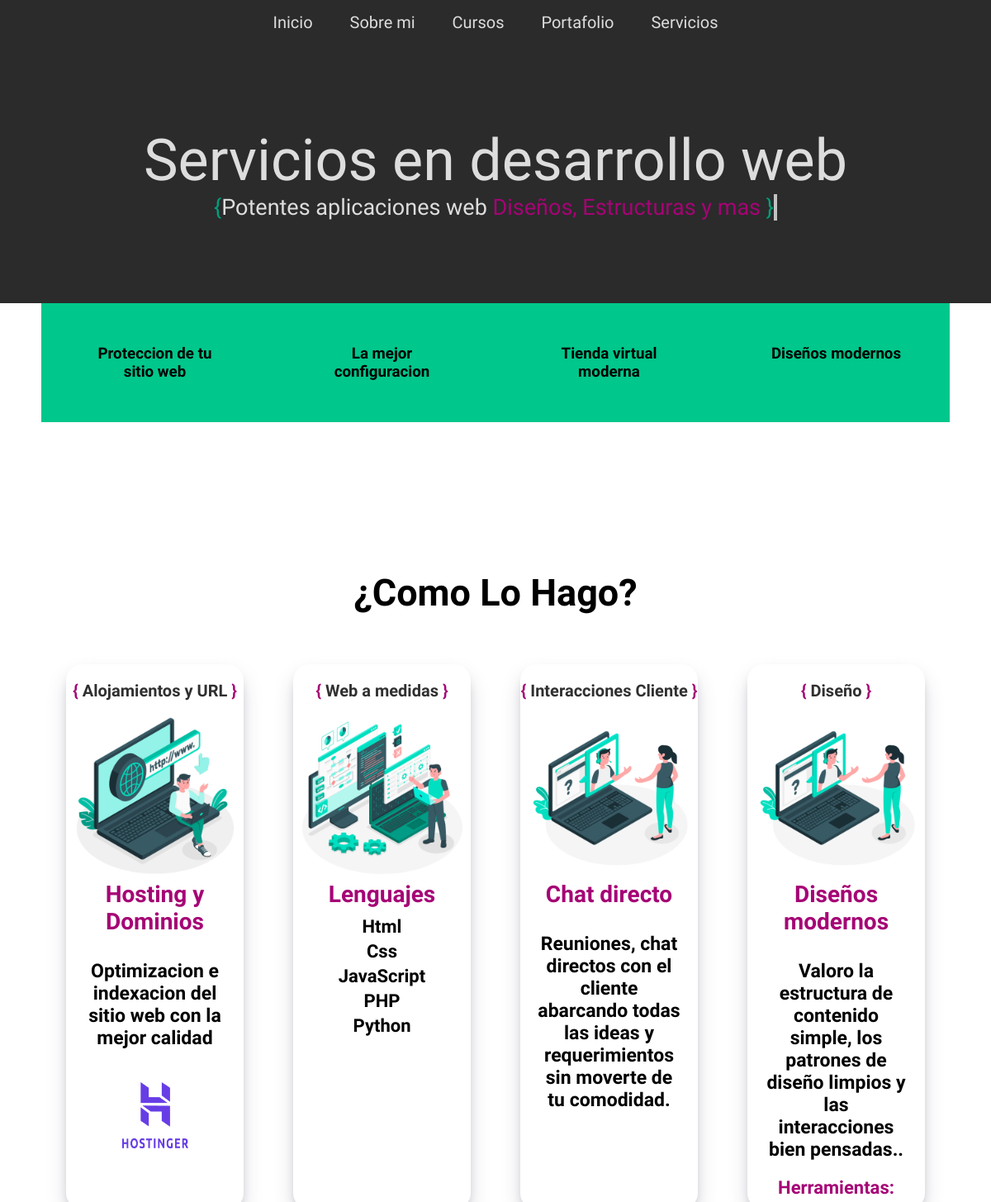
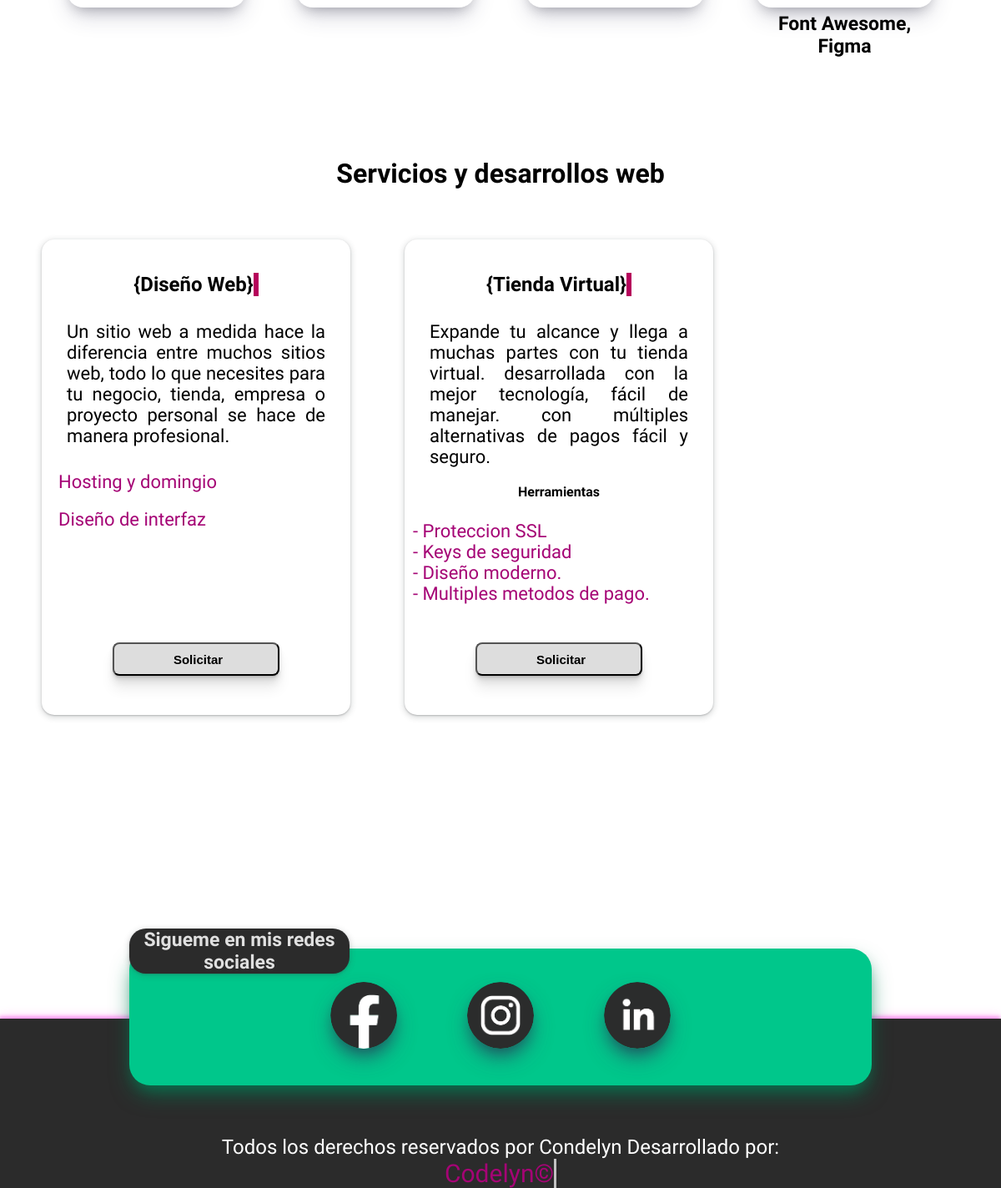
Screenshot of /servicios with the database file from the repository (2 pictures, top to bottom).
### portafolio/models.py (models this page shows, shortened)
class Page(models.Model):
    title = models.CharField(max_length=100, verbose_name="titulo")
    content = RichTextField(verbose_name="contenido")
    slug = models.CharField(unique=True, max_length=100, verbose_name="slug")
    visible = models.BooleanField(verbose_name="¿visible?")
    created_at = models.DateTimeField(auto_now=True, verbose_name="Creado el")
    updated_at = models.DateField(auto_now=True, verbose_name="Actualizado el")
    class Meta:
        verbose_name = "Página"
        verbose_name_plural = "Páginas"

class Service(models.Model):
    name = models.CharField(max_length=30, verbose_name="nombre")
    description = models.TextField(max_length=250, verbose_name="descipcion")
    subservices = RichTextField(verbose_name="sub-servicios")
    image = models.ImageField(default='null' ,upload_to="servicios", verbose_name="imagen")
    created_at = models.DateTimeField(auto_now_add=True, verbose_name="fecha creacion")
    updated_at = models.DateTimeField(auto_now=True, verbose_name="fecha actualizacion")
    class meta:
        verbose_name = "Servicio"
        verbose_name_plural = "Servicios"

### portafolio/views.py (the view, shortened to what this page needs)
# urls.py: path('<str:slug>', views.page, name="page"),
def page(request, slug):
    lenguaje = {
        'Python': '<i class="bi bi-filetype-py"></i>',
        'Wordpress': '<i class="bi bi-wordpress"></i>',
        'PHP': '<i class="bi bi-filetype-php"></i>',
        'Laravel': 'Laravel',
        'JavaScript': 'Javascript',
        'CSS': '<i class="bi bi-filetype-css"></i>',
    }
    articulos = Article.objects.all()
    paginator_articulos = Paginator(articulos, 3)
    page_number = request.GET.get('page')
    page_obj = paginator_articulos.get_page(page_number)
    proyectos = Proyect.objects.all()
    paginator = Paginator(proyectos, 2)
    page = request.GET.get('page')
    page_proyectos = paginator.get_page(page)
    perfiles = Perfil.objects.all()
    if slug == slug:
        page = Page.objects.get(slug=slug)
    else:
        return render(request, '404.html')
    cursos = Curso.objects.all()
    servicios = Service.objects.all()
    formulario = FormContact()
    return render(request, 'page.html', {
        "page": page,
        "proyectos": page_proyectos,
        "lenguaje": lenguaje,
        "articulos": page_obj,
        "cursos": cursos,
        "perfiles": perfiles,
        "servicios": servicios,
        "form": formulario,
    })

### portafolio/context_processors.py (called while the page is built)
def get_pages(request):
    pages = Page.objects.values_list('id', 'title', 'slug', 'visible')
    slugs = Page.objects.all()
    return {
        'pages': pages,
        'slugs': slugs,
    }

### portafolio/templates/page.html (shortened to what this page needs)
{% extends 'layout.html' %}
{% load static %}
{% block content %}
        {% if page.slug == 'servicios' %}
            <section class="min-info">
                <div class="mini-menu">
                    <h3>Proteccion de tu sitio web<h3>
                </div>
                <div class="mini-menu">
                    <h3>La mejor configuracion<h3>
                </div>
                <div class="mini-menu">
                    <h3>Tienda virtual moderna<h3>
                </div>
                <div class="mini-menu">
                    <h3>Diseños modernos<h3>
                </div>
            </section>
            <div class="titulo">
            </div>
        <h2 class="sub-titulo">¿Como lo hago?<h2>
        <section class="section-2">
                <div id="card-1">
                    <h3><span id="card-1-titulo">{</span> Alojamientos y URL <span id="card-1-titulo">}</span></h3>
                    <img src="../static/images/www.jpg" alt="">
                    <h4>Hosting y Dominios</h4>
                    <p>Optimizacion e indexacion del sitio web con la mejor calidad</p>
                    <img src="../static/images/Hostinger_Logotype.png"  id="img-hosting" alt="">
               </div>
               <div id="card-1">
                    <h3><span id="card-1-titulo">{</span> Web a medidas <span id="card-1-titulo">}</span></h3>
                    <img src="../static/images/optimizacion.jpg"  alt="">
                    <h4>Lenguajes</h4>
                    <ul class="list-unstyled">
                        <li>Html</li>
                        <li>Css</li>
                        <li>JavaScript</li>
                        <li>PHP</li>
                        <span><li>Python</li></span>
                    </ul>
               </div>
               <div id="card-1">
                    <h3><span id="card-1-titulo">{</span> Interacciones Cliente <span id="card-1-titulo">}</span></h3>
                    <img src="../static/images/cliente.jpg" alt="">
                    <h4>Chat directo</h4>
                    <p>Reuniones, chat directos con el cliente abarcando todas las ideas y requerimientos sin moverte de tu comodidad.</p>
                </div>
                <div id="card-1">
                    <h3><span id="card-1-titulo">{</span> Diseño <span id="card-1-titulo">}</span></h3>
                    <img src="../static/images/cliente.jpg" alt="">
                    <h4>Diseños modernos</h4>
                    <p>Valoro la estructura de contenido simple, los patrones de diseño limpios y las interacciones bien pensadas..</p>
                    <strong>Herramientas:</strong>
                    <p>Font Awesome, Figma</p>
                </div>
        </section>
        <div class="line-blank"></div>
        <h1>Servicios y desarrollos web</h1>
        <section class="servicios">
            {% for servicio in servicios %}
            <div class="content-servicio">
                <div class="content-servicio-titulo">
                    <h2><span>{<span>{{servicio.name}}<span>}</span></h2>{% comment %} <span id="etiqueta" class="fa-fade">Profesional</span> {% endcomment %}
                </div>
                <div class="content-servicio-info">
                    <p class="content-servicio-descripcion">{{servicio.description}}</p>
                    <p id="content-servicio-subservicios">{{servicio.subservices|safe}}</p>
                </div>
                <div class="space-line"></div>
                <button id="btn"> Solicitar</button>
            </div>
            {% endfor %}
        </section>
    {% endif %}
{% endblock %}

### portafolio/templates/layout.html (shortened to what this page needs)
{% load static %}
<!DOCTYPE html>
<html lang="en">
<head>
    <link rel="stylesheet" href="{% static '../static/css/styles.css' %}">
    <link rel="stylesheet" href="{% static '../static/css/styles_portafolio.css' %}">
    <link rel="stylesheet" href="{% static '../static/css/styles_cursos.css' %}">
    <link rel="stylesheet" href="{% static '../static/css/styles_sobremi.css' %}">
    <link rel="stylesheet" href="{% static '../static/css/styles_servicios.css' %}">
    <link rel="stylesheet" href="{% static '../static/css/styles_error.css' %}">
    <link rel="stylesheet" href="{% static '../static/css/styles_articulo.css' %}">
     <link href="{% static 'fontawesomefree/css/fontawesome.css' %}" rel="stylesheet" type="text/css">
     <link href="{% static 'fontawesomefree/css/brands.css' %}" rel="stylesheet" type="text/css">
     <link href="{% static 'fontawesomefree/css/solid.css' %}" rel="stylesheet" type="text/css">
    <link rel="stylesheet" href="https://cdn.jsdelivr.net/npm/bootstrap-icons@1.10.3/font/bootstrap-icons.css">
</head>
<body>
    <header>
        <nav class="menu">
            {% for page  in pages reversed %}
                {% if page.3 == True %}
                    <a href="{% url 'page' page.2 %}"> {{page.1}} </a>
                {% endif %}
            {% endfor %}
        </nav>
    </header>
    {% if page.slug == 'inicio' %}
        <section class="banner">
            <div class="content-banner">
                <h1 class="logotipo">Bienvenido, Soy Jhonny Salcedo</h1>
                <p class="descripcion"><span class="signo1">{</span>Ingeniero de sistemas <span class="full-stack">Desarrollador web</span> front-end <span class="signo2">}</span></p>
            </div>
        </section>
    {% elif page.slug == 'servicios' %}
        <section class="banner">
            <div class="content-banner">
                <h1 class="logotipo">Servicios en desarrollo web</h1>
                <p class="descripcion"><span class="signo1">{</span>Potentes aplicaciones web <span class="full-stack">Diseños, Estructuras y mas</span> <span class="signo2">}</span></p>
            </div>
        </section>
    {% endif %}
    <div class="content">
            {% block content %}
            {% endblock %}
    </div>
        <section class="content-social">
            <div id="content-social-sigueme">
                <h3>Sigueme en mis redes sociales</h3>
            </div>
                <a href="https://www.facebook.com/profile.php?id=100085207243161" target="_blank"> <img id="logo-facebook" src="../static/images/facebook.png" alt=""> </a>
                <a href="https://www.linkedin.com/in/jhonny-salcedo-llanos-6b16a7232/" target="_blank"><img id="logo-instagram" src="../static/images/instagram.png" alt=""></a>
                <a href="https://www.linkedin.com/in/jhonny-salcedo-llanos-6b16a7232/" target="_blank"><img id="logo-linkedin" src="../static/images/linkedin.png" alt=""></a>
        </section>
    <footer>
        <p class="footer-message">
            Todos los derechos reservados por Condelyn
            Desarrollado por: </br><span class="copyRight"> Codelyn&copy; </span>
        </p>
    </footer>
</body>
</html>

### portafolio/static/css/styles.css (style rules this page uses)
* { margin: 0px; padding: 0px; text-decoration: none; }
p { font-size: 12px; }
header { padding: 0 50px; background-color: #2b2b2b; justify-content: space-between; }
.banner { background-color: #2b2b2b; text-align: center; background-position: center; }
.content-banner .logotipo { font-weight: lighter; color:#ddd; padding-top: 100px; font-family: 'Inconsolata', monospace; font-size: 70px; }
.content-banner .descripcion { color: #ddd; font-family: 'Inconsolata', monospace; font-size: 27px; padding-bottom: 100px; }
.content-banner .descripcion .full-stack { color: #a50475; }
.content-banner .descripcion .signo1 { color: #009e7c; }
.content-banner .descripcion .signo2 { color: #009e7c; border-right: .15em solid #c2c2c2; animation: blink 1s steps(1) infinite; }
.menu { text-align: center; width: 100%; height: 30px; padding-top: 15px; padding-bottom: 8px; background-color: #2b2b2b; }
.menu a { font-family: 'Inconsolata', monospace; font-size: 20px; color: #ddd; padding: 20px; }
.content { height: 100%; padding: 50px 50px; justify-content: center; text-align: center; font-family: 'Inconsolata', monospace; }
.section-2 { margin-bottom: 150px; height: 440px; justify-content: center; align-items: center; display: flex; font-family: 'Inconsolata', monospace; width: 100%; }
.section-2 #card-1 { margin: 30px; border-radius: 20px; height: 150%; width: 270px; font-size: 12px; box-shadow: rgba(50, 50, 93, 0.25) 0px 13px 27px -5px, rgba(0, 0, 0, 0.3) 0px 8px 16px -8px; }
.section-2 #card-1 img { width: 200px; height: 200px; }
.section-2 #card-1 #img-hosting { margin-top: 20px; width: 80px; height: 80px; }
.section-2 #card-1 h3 { color: rgb(48, 48, 48); font-size: 20px; margin-top:20px; padding-bottom: 15px; }
.section-2 #card-1 h4 { font-size: 28px; color: #a50475; padding-bottom: 10px; }
.section-2 #card-1 li { list-style: none; font-size: 22px; padding-bottom: 5px; }
.section-2 #card-1 p { font-size: 23px; padding-bottom: 5px; padding: 20px 20px; }
.section-2 #card-1 strong { color: #a50475; font-size: 22px; }
.section-2 #card-1 #card-1-titulo { color:#a50475; }
.sub-titulo { margin-bottom: 80px; padding: 30px; padding-bottom: 90px; text-align: center; font-size: 45px; text-transform: capitalize; font-family: 'Inconsolata', monospace; }
.line-blank { margin-top:40px; margin-bottom:40px; height: 100px; }
.content-social { padding-top: 40px; margin: 0 auto; justify-content: space-between; background-position: center; width:890px; height: 124px; position: relative; margin-bottom: -80px; text-align: center; box-shadow: rgba(0, 128, 85, 0.8) 0px 13px 27px -5px, rgba(0, 128, 85, 0.5) 0px 8px 16px -8px; background-color: #00c78b; border-radius: 25px; font-family: 'Inconsolata', monospace; }
.content-social img { width: 80px; height: 80px; border-radius: 50%; margin-left: 40px; margin-right: 40px; box-shadow: rgba(50, 50, 93, 0.75) 0px 13px 27px -5px, rgba(0, 0, 0, 0.3) 0px 8px 16px -8px; }
.content-social #content-social-sigueme { background: #2b2b2b; width: 264px; color: #e0e0e0; display: block; top: -24px; border-radius: 20px; position: absolute; margin-bottom:40px; box-shadow: rgba(60, 64, 67, 0.3) 0px 1px 2px 0px, rgba(60, 64, 67, 0.15) 0px 2px 6px 2px; }
.content-social #content-social-sigueme h3 { font-size: 23px; font-family: 'Inconsolata', monospace; }
footer { width: 100%; background-color: #2b2b2b; text-align: center; height: 100%; font-size: 16px; color: white; font-family: 'Inconsolata', monospace; box-shadow: rgb(255 0 224 / 32%) -1px -3px 4px 0px, rgb(255 0 224 / 32%) 0px 2px 16px 0px; }
.footer-message { color: #ffffff; padding-top: 140px; font-size: 24px; font-family: 'Inconsolata', monospace; }
.footer-message .copyRight { color:#a50475; font-size: 30px; border-right: .10em solid #c2c2c2; animation: blink 1s steps(1) infinite; }

### portafolio/static/css/styles_portafolio.css (style rules this page uses)
p { font-family: 'Inconsolata', monospace; }

### rows the page displays
Page: title "Inicio"
Page: title "Sobre mi"
Page: title "Cursos"
Page: title "Portafolio"
Page: title "Servicios"
Service: name "Diseño Web", description "Un sitio web a medida hace la diferencia entre muchos sitios web, todo lo que necesites para tu negocio, tienda, empresa o proyecto personal se hace de manera profesional.", subservices "Hosting y domingio Diseño de interfaz"
Service: name "Tienda Virtual", description "Expande tu alcance y llega a muchas partes con tu tienda virtual. desarrollada con la mejor tecnología, fácil de manejar. con múltiples alternativas de pagos fácil y seguro.", subservices "Herramientas - Proteccion SSL - Keys de seguridad - Diseño moderno. - Multiples metodos de pago."
